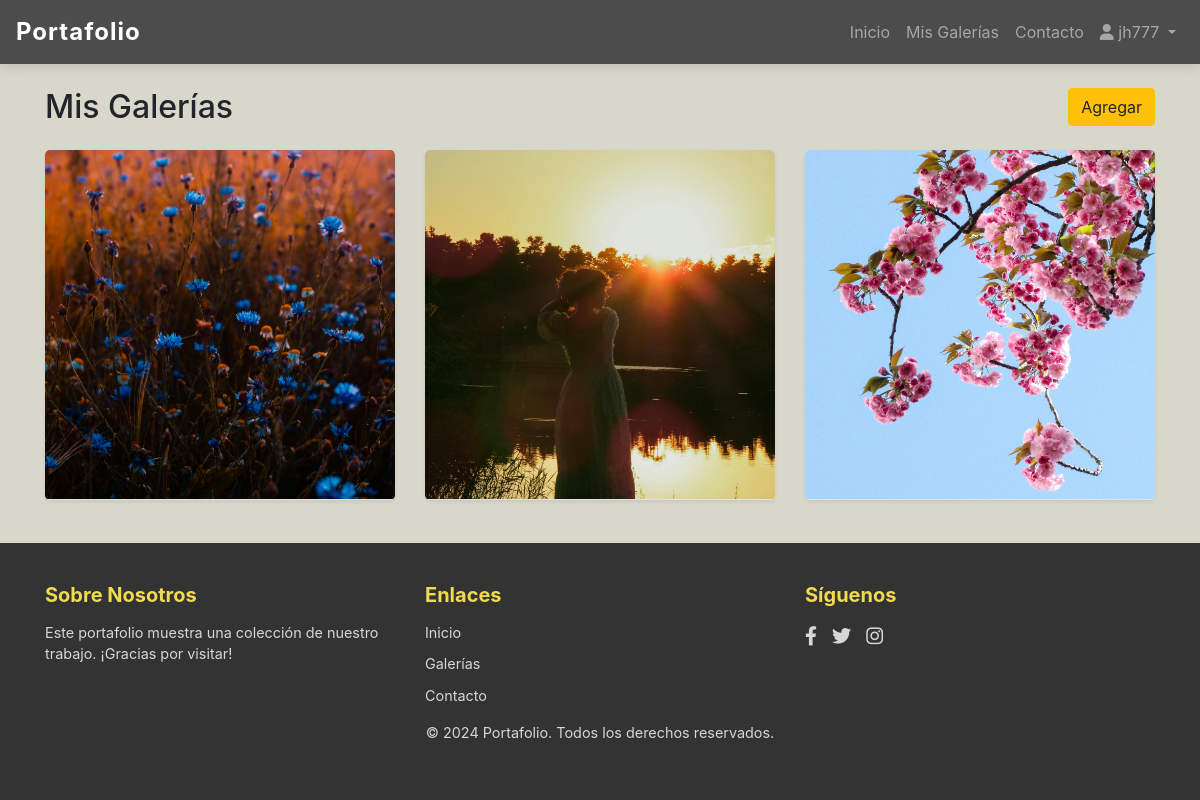
The page /my-galleries/ (signed in) on the database as committed earlier.
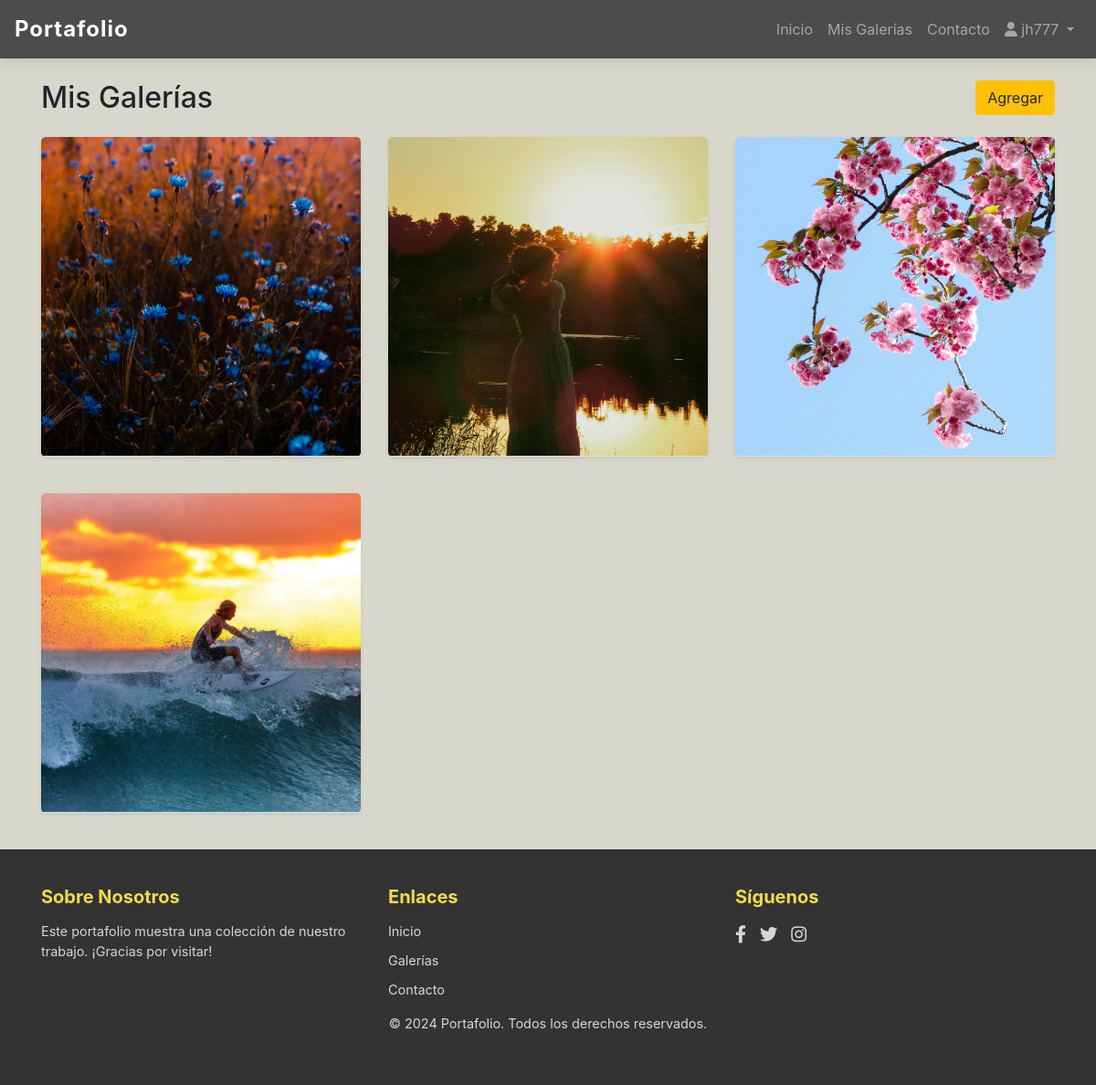
The same page on the database as committed later.
### gallery/models.py (models this page shows, shortened)
class Gallery(models.Model):
    user = models.ForeignKey(User, on_delete=models.CASCADE, related_name='galleries')
    title = models.CharField(max_length=100)
    description = models.TextField(blank=True, null=True)
    photo = models.ImageField(upload_to='gallery/', blank=True, null=True)
    created_at = models.DateTimeField(auto_now_add=True)

### gallery/views.py (the view)
# urls.py: path('my-galleries/', views.user_galleries, name='user_galleries'),
@login_required
def user_galleries(request):
    galleries = Gallery.objects.filter(user=request.user)
    return render(request, 'gallery/user_galleries.html', {'galleries': galleries})

### gallery/templates/gallery/user_galleries.html (shortened to what this page needs)
{% extends 'base.html' %}
{% load static %}
{% block section %}
<div class="container mt-4">
    <div class="d-flex justify-content-between align-items-center">
        <h2 class="mb-0">Mis Galerías</h2>
        <a href="{% url 'add_gallery' %}" class="btn btn-warning">Agregar</a>
    </div>
</div>
{% endblock section %}
{% block maincontent %}
<div class="container mt-4 gallery-section">
    {% if galleries %}
        <div class="row row-cols-1 row-cols-md-2 row-cols-lg-3 g-4">
            {% for gallery in galleries %}
                <div class="col">
                    <div class="card shadow-sm border-0 overflow-hidden rounded-lg">
                        <div class="card-image-wrapper">
                            {% if gallery.photo %}
                                <img src="{% static gallery.photo.url %}" alt="{{ gallery.title }}" class="card-img-top">
                            {% else %}
                                <div class="placeholder-image" style="height: 250px; background-color: #f0f0f0;"></div>
                            {% endif %}
                        </div>
                    </div>
                </div>
            {% endfor %}
        </div>
    {% else %}
        <p class="text-center">No tienes galerías.</p>
    {% endif %}
</div>
{% endblock %}

### templates/base.html (shortened to what this page needs)
<!DOCTYPE html>
<html lang="es">
<head>
    {% load static %}
    <link rel="stylesheet" href="https://stackpath.bootstrapcdn.com/bootstrap/4.5.2/css/bootstrap.min.css">
    <link rel="stylesheet" href="{% static 'gallery/css/styles.css' %}">
    <link rel="stylesheet" href="https://cdnjs.cloudflare.com/ajax/libs/font-awesome/6.0.0-beta3/css/all.min.css">
</head>
<body class="d-flex flex-column min-vh-100">
    {% block body %}
        {% block nav_bar %}
            {% include 'gallery/admin/_nav_bar.html' %}
        {% endblock %}
        <div class="container-main flex-grow-1">
            {% block content %}
                {% block section %}{% endblock section %}
                {% block maincontent %}{% endblock maincontent %}
            {% endblock %}
        </div>
    {% endblock body %}
    {% block footer %}
        {% include 'gallery/admin/_footer.html' %}
    {% endblock %}
</body>
</html>

### templates/gallery/admin/_nav_bar.html (shortened to what this page needs)
{% load static %}
<nav class="navbar navbar-expand-lg navbar-dark navbar-custom">
    <a class="navbar-brand" href="#">Portafolio</a>
    <div class="collapse navbar-collapse" id="navbarNav">
        <ul class="navbar-nav ml-auto">
            <li class="nav-item">
                <a class="nav-link" href="{% url 'gallery_list' %}">Inicio</a>
            </li>
            <li class="nav-item">
                <a class="nav-link" href="{% url 'user_galleries' %}">Mis Galerías</a>
            </li>
            <li class="nav-item">
                <a class="nav-link" href="#">Contacto</a>
            </li>
            <li class="nav-item dropdown">
                <a class="nav-link dropdown-toggle" href="#" id="userDropdown" role="button" data-toggle="dropdown" aria-haspopup="true" aria-expanded="false">
                    <i class="fas fa-user"></i> {% firstof user.get_username user.get_short_name %}
                </a>
            </li>
        </ul>
    </div>
</nav>

### templates/gallery/admin/_footer.html
{% load static %}
<footer class="footer-custom">
    <div class="container">
        <div class="row">
            <div class="col-md-4 footer-section">
                <h5>Sobre Nosotros</h5>
                <p>Este portafolio muestra una colección de nuestro trabajo. ¡Gracias por visitar!</p>
            </div>
            <div class="col-md-4 footer-section">
                <h5>Enlaces</h5>
                <ul class="footer-links">
                    <li><a href="#">Inicio</a></li>
                    <li><a href="#">Galerías</a></li>
                    <li><a href="#">Contacto</a></li>
                </ul>
            </div>
            <div class="col-md-4 footer-section">
                <h5>Síguenos</h5>
                <div class="social-icons">
                    <a href="#" class="social-icon"><i class="fab fa-facebook-f"></i></a>
                    <a href="#" class="social-icon"><i class="fab fa-twitter"></i></a>
                    <a href="#" class="social-icon"><i class="fab fa-instagram"></i></a>
                </div>
            </div>
        </div>
        <div class="row">
            <div class="col-12 text-center copyright">
                <p>&copy; 2024 Portafolio. Todos los derechos reservados.</p>
            </div>
        </div>
    </div>
</footer>

### templates/gallery/admin/_scripts.html (shortened to what this page needs)
{% load static %}

### gallery/static/gallery/css/styles.css (style rules this page uses)
html, body { margin: 0; padding: 0; width: 100%; overflow-x: hidden; }
.container-main { margin: 0; padding: 0; background-color: #d7d7cb; }
.navbar-custom { background-color: rgba(0, 0, 0, 0.7); color: white; width: 100%; z-index: 3; box-shadow: 0px 4px 12px rgba(0, 0, 0, 0.1); transition: background-color 0.3s ease-in-out; }
.navbar-custom .navbar-brand { font-weight: bold; font-size: 1.5rem; letter-spacing: 1px; }
.navbar-custom .nav-link { color: rgba(255, 255, 255, 0.8); font-size: 1rem; transition: color 0.3s ease-in-out; padding: 0.75rem; }
.footer-custom { background-color: rgba(0, 0, 0, 0.8); color: white; padding: 40px 0; font-size: 0.9rem; position: relative; z-index: 2; }
.footer-custom h5 { color: #f0db4f; font-weight: bold; margin-bottom: 15px; }
.footer-custom p, .footer-custom a { color: rgba(255, 255, 255, 0.8); transition: color 0.3s ease-in-out; }
.footer-links { list-style: none; padding: 0; }
.footer-links li { margin-bottom: 10px; }
.social-icons { display: flex; gap: 15px; margin-top: 10px; }
.social-icons a { color: rgba(255, 255, 255, 0.8); font-size: 1.2rem; transition: color 0.3s ease-in-out; }
.gallery-section .card { display: flex; flex-direction: column; justify-content: space-between; min-height: 100%; border-radius: 8px; overflow: hidden; transition: transform 0.3s ease, box-shadow 0.3s ease; }
.gallery-section .card-img-top { height: 200px; object-fit: cover; border-bottom: 1px solid #e0e0e0; }
.gallery-section .card-image-wrapper { position: relative; overflow: hidden; height: 250px; }
.gallery-section .card-img-top { width: 100%; height: 100%; object-fit: cover; }
.gallery-section .card { display: flex; flex-direction: column; justify-content: space-between; aspect-ratio: 1 / 1; overflow: hidden; transition: transform 0.3s ease, box-shadow 0.3s ease; }
.gallery-section .card-image-wrapper { width: 100%; height: 100%; overflow: hidden; }
.gallery-section .row { gap: 0px; }
.gallery-section .col { margin-bottom: 40px; }
.gallery-section { background-color: #d7d7cb; }

Rows that differ between the two databases and show on the page:
added Gallery: photo+title (picture)
